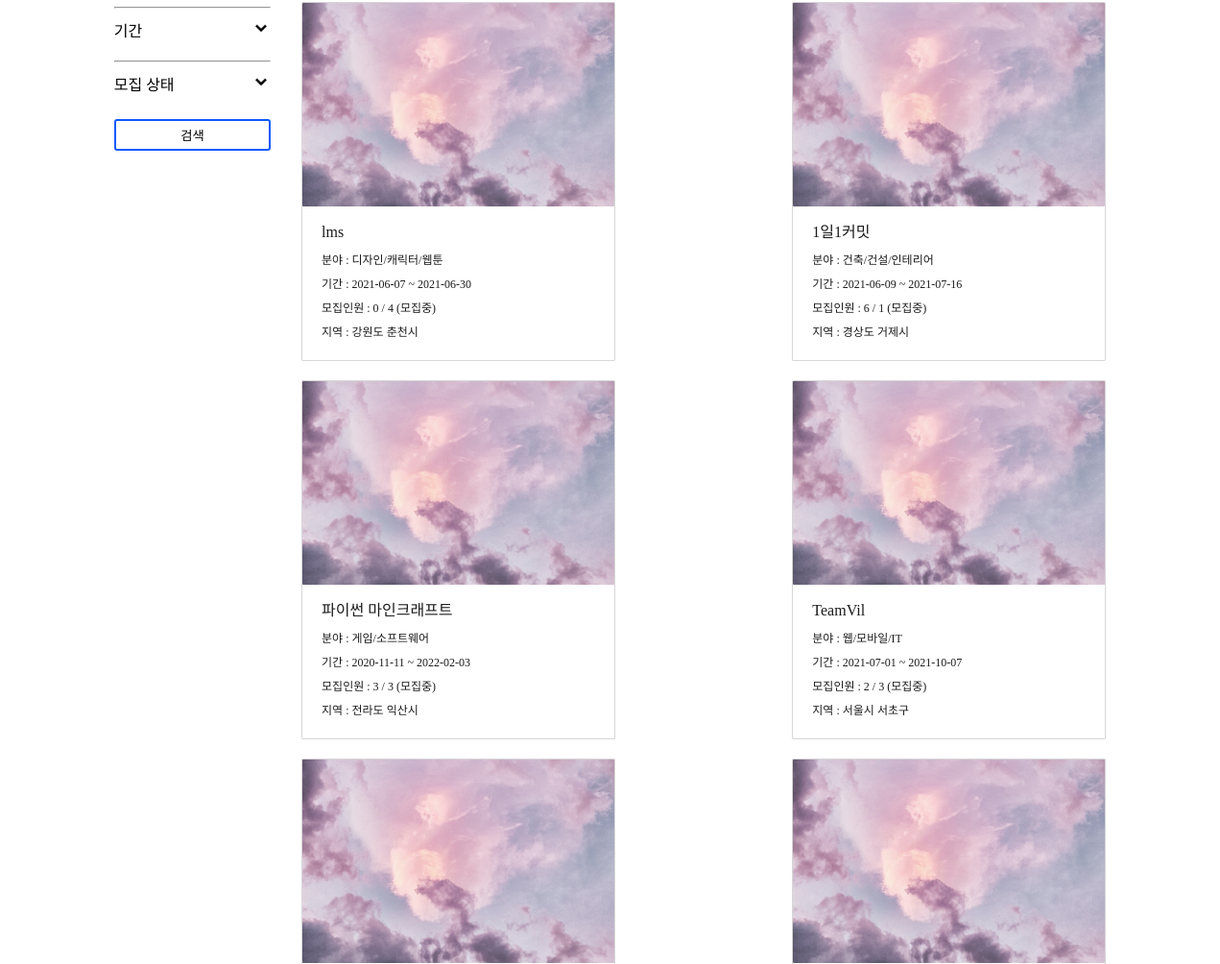
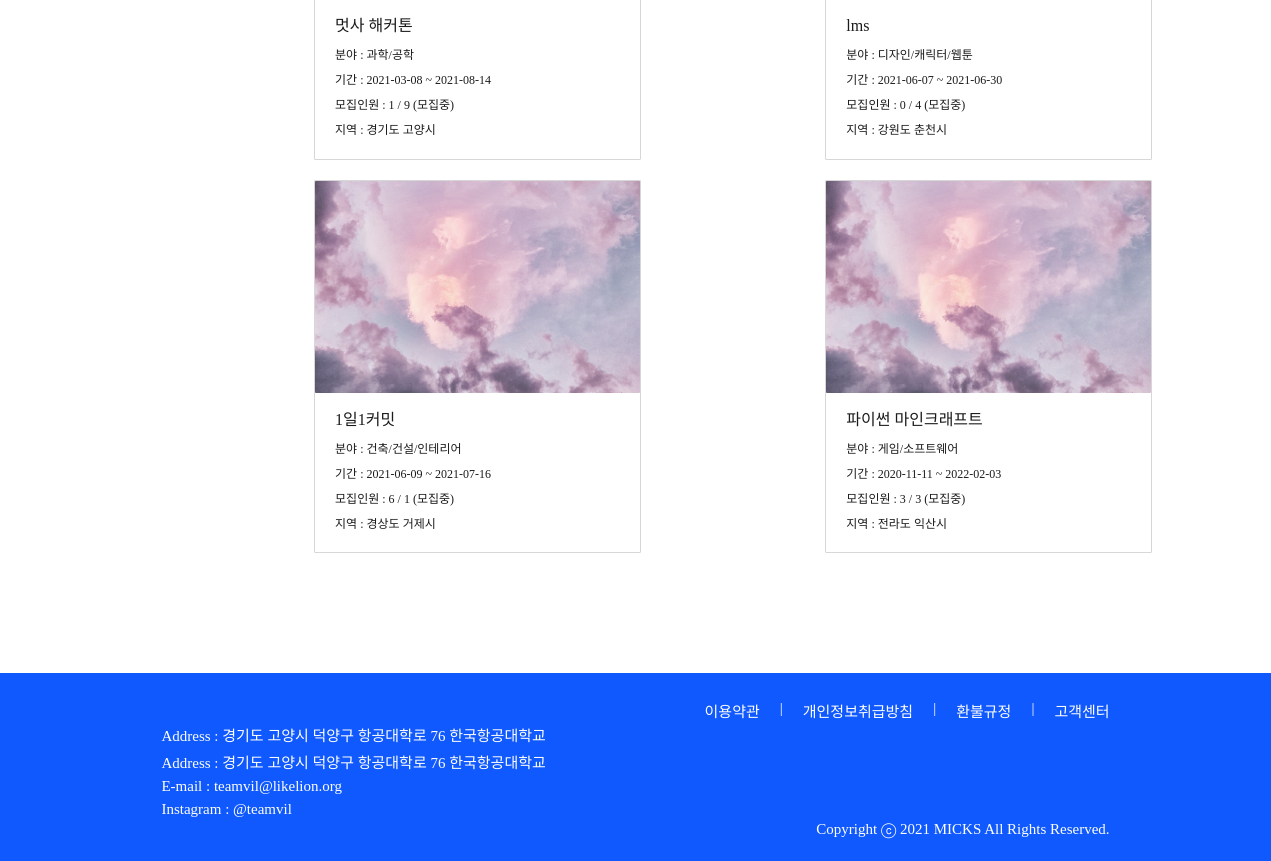
Before: /project/team_search/ (lower part) with the older database file (2 pictures, top to bottom).
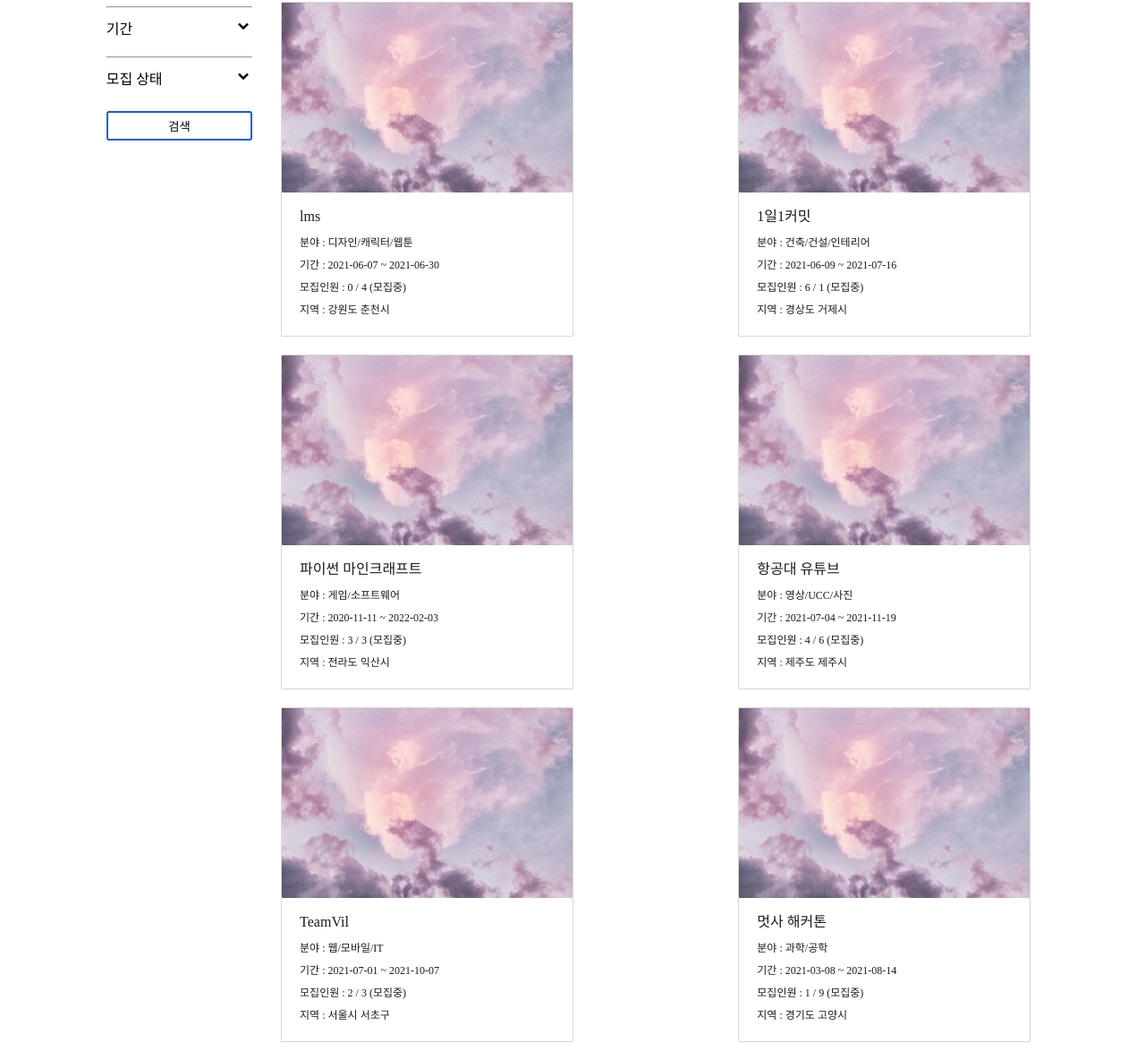
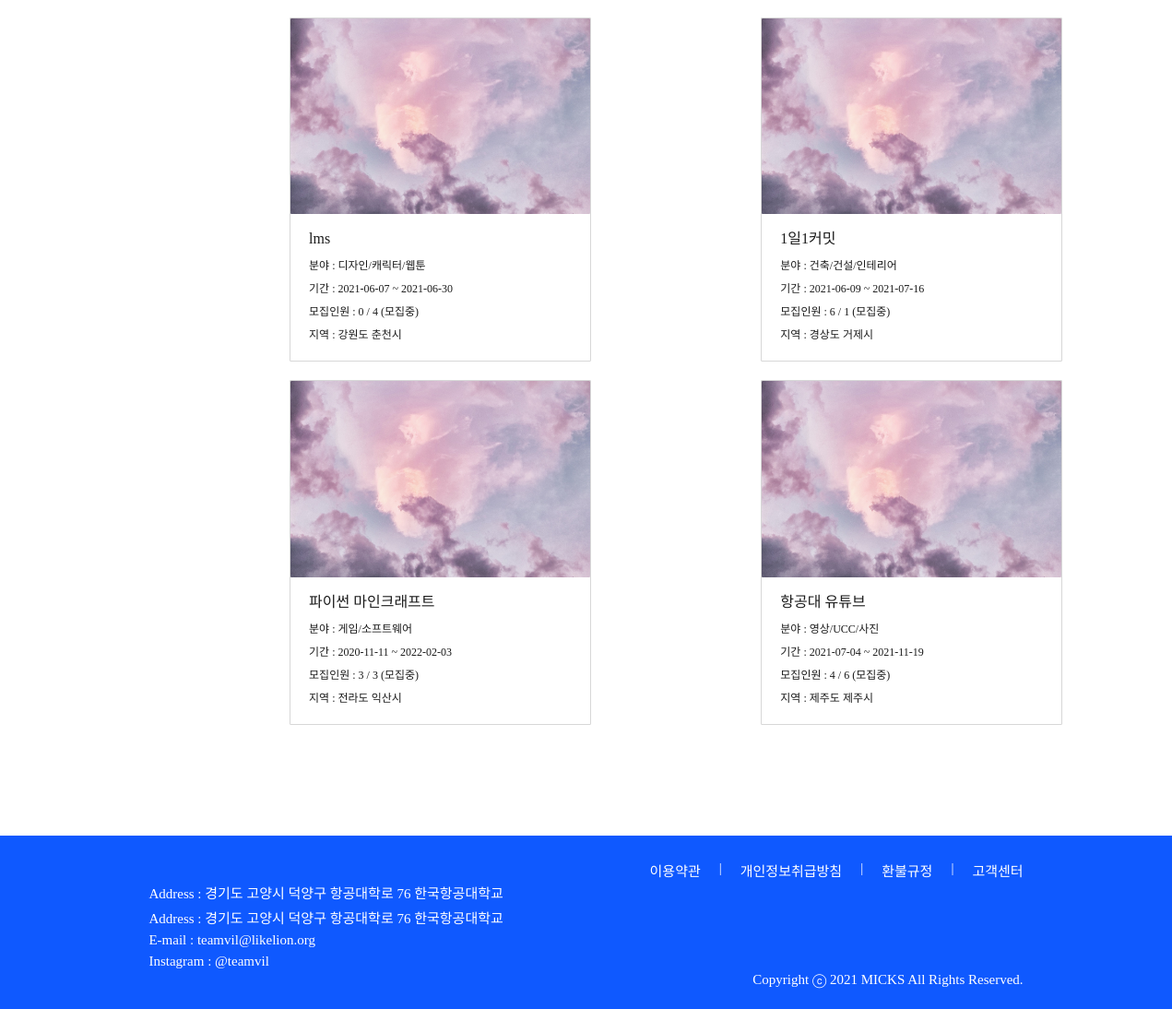
After: the same page with the newer database file (2 pictures, top to bottom).
### project/models.py (models this page shows, shortened)
class Project(models.Model):
    user_id = models.ForeignKey(User, on_delete = models.PROTECT, db_column="user_id")
    use = models.IntegerField()
    isEnd = models.IntegerField()
    type = models.IntegerField()
    title = models.CharField(max_length=100)
    desc = models.CharField(max_length=100)
    field1_id = models.ForeignKey(Field1, on_delete = models.CASCADE, db_column="field1_id")
    field2 = models.CharField(max_length=20)
    region1_id = models.ForeignKey(Region1, on_delete = models.CASCADE, db_column="region1_id")
    region2_id = models.ForeignKey(Region2, on_delete = models.CASCADE, db_column="region2_id")
    mem_total = models.IntegerField()
    mem_now = models.IntegerField()
    mem_duty = models.IntegerField()
    start_date = models.DateField()
    end_date = models.DateField()
    state = models.IntegerField()
    school = models.CharField(max_length=45, blank=True)
    content = models.TextField()
    isLink = models.IntegerField()
    isFile = models.IntegerField()
    education_id = models.ForeignKey(Education, on_delete = models.CASCADE, db_column="education_id", null=True, blank=True)
    view_cnt = models.IntegerField(default=0)

### home/models.py (models this page shows, shortened)
class Field1(models.Model):
    field1 = models.CharField(max_length=20)

class Region1(models.Model):
    region1 = models.CharField(max_length=20)

class Region2(models.Model):
    region1_id = models.ForeignKey(Region1, on_delete = models.CASCADE, db_column="region1_id")
    region2 = models.CharField(max_length=20)

### project/views.py (the view)
# urls.py: path('team_search/', views.team_search, name = "team_search"),
def team_search(request):
    projects = Project.objects.all()
    projects_reg = Project.objects.all().order_by('id')[:4]
    field1 = Field1.objects.all() # 대분야 (ex IT)
    mbti = Mbti.objects.all()
    region2 = Region2.objects.all() # ~시 (서울만 ~구)
    term = Term.objects.all()
    job = Job.objects.all()
    return render(request, "team_search.html", {'projects':projects, "field1s":field1, "mbtis" : mbti,
                                                    "region2s": region2, "terms": term, "jobs": job, "projects_reg": projects_reg})

### project/templates/team_search.html (shortened to what this page needs)
<!DOCTYPE html>
<html lang="en">
{% load static %}
<head>
    <link rel="stylesheet" href="{% static 'css/base.css' %}">
    <link rel="stylesheet" href="{% static 'css/team_search.css' %}">
</head>
<body>
    <section class="team_search-main-container margin">
        <aside class="team_search-filter-container">
            <div class="team_search-filter-item-container">
                <hr>
                <div class="team_search-filter-active">
                    <p class="team_search-filter-title spoqa-medium">기간</p>
                    <div value="term" class="drop_btn">
                        <img class="team_search-chevron" src="{% static 'image/chevron-down.png' %}">
                    </div>
                </div>
                <hr>
                <div class="team_search-filter-active">
                    <p class="team_search-filter-title spoqa-medium">모집 상태</p>
                    <div value="state" class="drop_btn">
                        <img class="team_search-chevron" src="{% static 'image/chevron-down.png' %}">
                    </div>
                </div>
            </div>
            <a class="a-search" href="{% url 'member_search' %}">
                <button class="search spoqa-medium">검색</button>
            </a>
        </aside>
        <main class="team_search-team-container">
            {% for project in projects %}
                <a href="{% url 'team_detail' project.id %}">
                    <article class="team_search-team-item">
                        <img class="team_search-team-image" src="{% static 'image/cloud.jpg' %}" alt="">
                        <div class="team_search-team-item-text">
                            <p class="team_search-team-item-title spoqa-medium">{{project.title}}</p>
                            <p class="team_search-team-item-content spoqa-regular">분야 : {{project.field1_id.field1}}</p>
                            <p class="team_search-team-item-content spoqa-regular">기간 : {{project.start_date|date:"Y-m-d"}} ~ {{project.end_date|date:"Y-m-d"}}</p>
                            <p class="team_search-team-item-content spoqa-regular">모집인원 : {{project.mem_now}} / {{project.mem_duty}}
                                {% if project.state == 1%}
                                    (모집중)
                                {% else %}
                                    (모집완료)
                                {% endif %}
                            </p>
                            <p class="team_search-team-item-content spoqa-regular">지역 : {{project.region1_id.region1}} {{project.region2_id.region2}}</p>
                        </div>
                    </article>
                </a>
            {% endfor %}
            {% for project in projects %}
                <a href="{% url 'team_detail' project.id %}">
                    <article class="team_search-team-item">
                        <img class="team_search-team-image" src="{% static 'image/cloud.jpg' %}" alt="">
                        <div class="team_search-team-item-text">
                            <p class="team_search-team-item-title spoqa-medium">{{project.title}}</p>
                            <p class="team_search-team-item-content spoqa-regular">분야 : {{project.field1_id.field1}}</p>
                            <p class="team_search-team-item-content spoqa-regular">기간 : {{project.start_date|date:"Y-m-d"}} ~ {{project.end_date|date:"Y-m-d"}}</p>
                            <p class="team_search-team-item-content spoqa-regular">모집인원 : {{project.mem_now}} / {{project.mem_duty}}
                                {% if project.state == 1%}
                                    (모집중)
                                {% else %}
                                    (모집완료)
                                {% endif %}
                            </p>
                            <p class="team_search-team-item-content spoqa-regular">지역 : {{project.region1_id.region1}} {{project.region2_id.region2}}</p>
                        </div>
                    </article>
                </a>
            {% endfor %}
        </main>
    </section>
    {% include 'footer.html' %}
</body>
</html>

Changed rows visible on the page:
added Project: title "항공대 유튜브", field1_id.field1 "영상/UCC/사진", start_date "2021-07-04", end_date "2021-11-19", mem_now "4", mem_duty "6", state "(모집중)", region1_id.region1 "제주도", region2_id.region2 "제주시"
